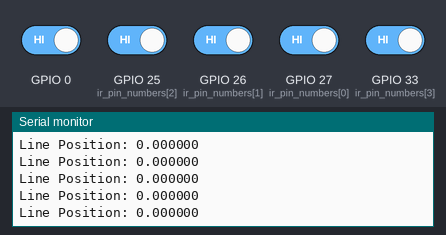
Simulated run of this sketch. Board: ESP32. Shown: the last lines printed to the serial monitor. The test bench sets the inputs (shaded band); at power-on: GPIO 0, GPIO 25 (ir_pin_numbers[2]), GPIO 26 (ir_pin_numbers[1]), GPIO 27 (ir_pin_numbers[0]), GPIO 33 (ir_pin_numbers[3]) HIGH.

Above: at 1.2 s.
1.3 s: GPIO 0 driven LOW
At 1.9 s:
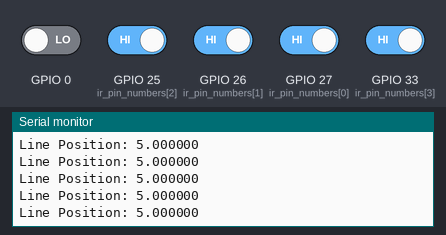
2.8 s: GPIO 25 (ir_pin_numbers[2]) driven LOW
At 3.9 s:
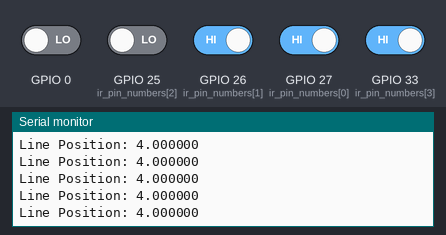
5.8 s: GPIO 26 (ir_pin_numbers[1]) driven LOW
At 6.8 s:
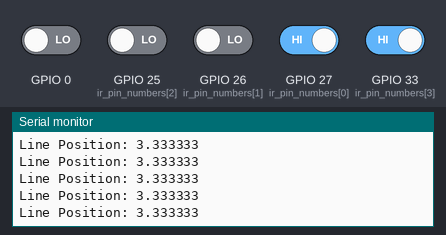
7.3 s: GPIO 27 (ir_pin_numbers[0]) driven LOW
At 8.2 s:
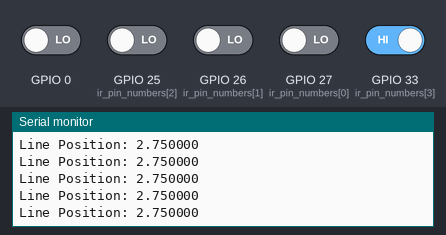
8.8 s: GPIO 33 (ir_pin_numbers[3]) driven LOW
At 9.7 s:
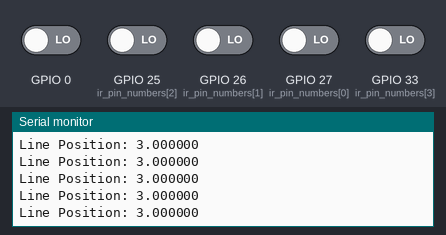
10.3 s: GPIO 0 driven HIGH
At 11.1 s:
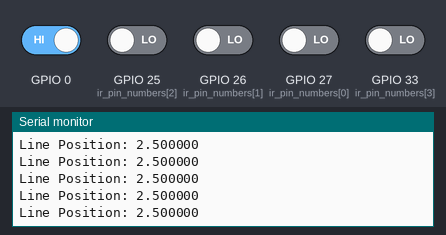
Timing chart, 0 to 12.8 s (numbered marks = the images above; inputs shaded):
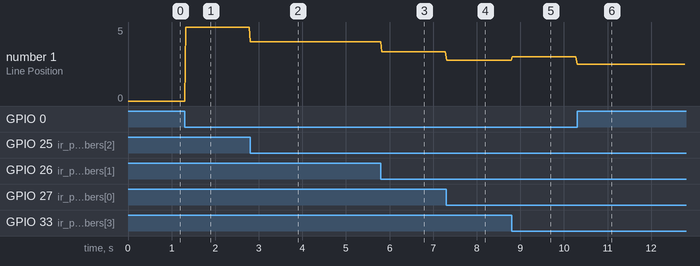

Measured:
- after the input at 1.3 s, the serial monitor: prints a new line at once (image 1)
- after the input at 2.8 s, the serial monitor: prints a new line at once (image 2)
- after the input at 5.8 s, the serial monitor: prints a new line at once (image 3)
- after the input at 7.3 s, the serial monitor: prints a new line at once (image 4)
- after the input at 8.8 s, the serial monitor: prints a new line at once (image 5)
- after the input at 10.3 s, the serial monitor: prints a new line at once (image 6)
- plotted number 1: 0 → 5 after the input at 1.3 s, 5 → 4 after the input at 2.8 s, 4 → 3.33 after the input at 5.8 s, 3.33 → 2.75 after the input at 7.3 s, 2.75 → 3 after the input at 8.8 s

The sketch:

LADmain.ino
```cpp
//#define _DEBUG

#ifdef _DEBUG
#define DELAY 500
#else
#define DELAY 10
#endif

#define N_IR_SENSORS 5

// Map of ir sensors to pins
int ir_pin_numbers[N_IR_SENSORS] = {27, 26, 25, 33};

// ir sensor values
int ir_values[N_IR_SENSORS];

// line position
double line_pos   = 0;

void read_IR_sensors(int* a_values, int n_sensors) {
  for (int sensor = 0; sensor < n_sensors; sensor++) {
    a_values[sensor] = (double)!digitalRead(ir_pin_numbers[sensor]);
  }
}

double get_position(int* a_values, int n_sensors) {
	unsigned sum = 0;
	unsigned weighted_sum = 0;

	for (int sensor = 0; sensor < n_sensors; sensor++) {
		weighted_sum += a_values[sensor] * (sensor + 1);
		sum += a_values[sensor];
	}

#ifdef _DEBUG
  Serial.print("w_sum = ");
  Serial.println(weighted_sum);
  Serial.print("Sum = ");
  Serial.println(sum);
#endif

  if (sum == 0)
  {
    return 0;
  }

	return (double)weighted_sum / (double)sum;
}

void setup() {
  Serial.begin(9600);

  // setup ir pins
  for (int idx = 0; idx < N_IR_SENSORS; idx++) {
    pinMode(ir_pin_numbers[idx], INPUT);
  }
}

void loop() {
  //Line Follow
  read_IR_sensors(ir_values, N_IR_SENSORS);
  line_pos = get_position(ir_values, N_IR_SENSORS);

  // calculate angle to steer
  char buff[128];
  sprintf(buff, "Line Position: %f", line_pos);
  Serial.println(buff);

  delay(DELAY);
}
```
